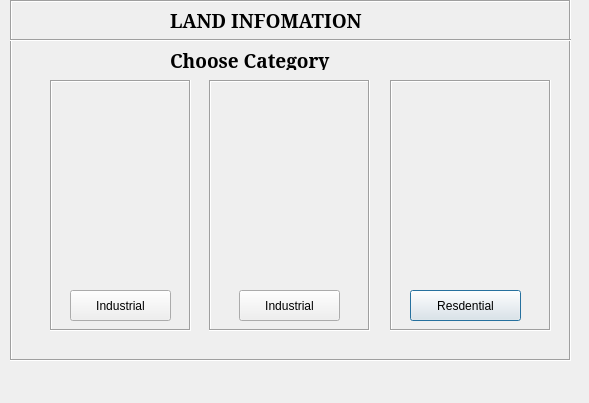
<?xml version="1.0" encoding="UTF-8"?>
<ui version="4.0">
 <class>Dialog</class>
 <widget class="QDialog" name="Dialog">
  <property name="geometry">
   <rect>
    <x>0</x>
    <y>0</y>
    <width>589</width>
    <height>403</height>
   </rect>
  </property>
  <property name="windowTitle">
   <string>Dialog</string>
  </property>
  <widget class="QFrame" name="frame">
   <property name="geometry">
    <rect>
     <x>10</x>
     <y>0</y>
     <width>561</width>
     <height>361</height>
    </rect>
   </property>
   <property name="frameShape">
    <enum>QFrame::Box</enum>
   </property>
   <property name="frameShadow">
    <enum>QFrame::Sunken</enum>
   </property>
   <widget class="QFrame" name="frame_4">
    <property name="geometry">
     <rect>
      <x>380</x>
      <y>80</y>
      <width>161</width>
      <height>251</height>
     </rect>
    </property>
    <property name="styleSheet">
     <string notr="true">image: url(:/newPrefix/pic_res.png);
image: url(:/newPrefix/pic_res.png);</string>
    </property>
    <property name="frameShape">
     <enum>QFrame::Box</enum>
    </property>
    <property name="frameShadow">
     <enum>QFrame::Sunken</enum>
    </property>
    <widget class="QPushButton" name="pushButton_3">
     <property name="geometry">
      <rect>
       <x>20</x>
       <y>210</y>
       <width>111</width>
       <height>31</height>
      </rect>
     </property>
     <property name="text">
      <string>Resdential</string>
     </property>
    </widget>
   </widget>
   <widget class="QFrame" name="frame_5">
    <property name="geometry">
     <rect>
      <x>40</x>
      <y>80</y>
      <width>141</width>
      <height>251</height>
     </rect>
    </property>
    <property name="styleSheet">
     <string notr="true">image: url(:/newPrefix/pic_factory.png);</string>
    </property>
    <property name="frameShape">
     <enum>QFrame::Box</enum>
    </property>
    <property name="frameShadow">
     <enum>QFrame::Sunken</enum>
    </property>
    <widget class="QPushButton" name="pushButton">
     <property name="geometry">
      <rect>
       <x>20</x>
       <y>210</y>
       <width>101</width>
       <height>31</height>
      </rect>
     </property>
     <property name="text">
      <string>Industrial</string>
     </property>
    </widget>
   </widget>
   <widget class="Line" name="line">
    <property name="geometry">
     <rect>
      <x>0</x>
      <y>30</y>
      <width>561</width>
      <height>20</height>
     </rect>
    </property>
    <property name="orientation">
     <enum>Qt::Horizontal</enum>
    </property>
   </widget>
   <widget class="QLabel" name="label">
    <property name="geometry">
     <rect>
      <x>160</x>
      <y>10</y>
      <width>201</width>
      <height>20</height>
     </rect>
    </property>
    <property name="font">
     <font>
      <family>MS Serif</family>
      <pointsize>14</pointsize>
      <weight>75</weight>
      <bold>true</bold>
     </font>
    </property>
    <property name="text">
     <string>LAND INFOMATION</string>
    </property>
   </widget>
   <widget class="QLabel" name="label_2">
    <property name="geometry">
     <rect>
      <x>160</x>
      <y>50</y>
      <width>201</width>
      <height>20</height>
     </rect>
    </property>
    <property name="font">
     <font>
      <family>MS Serif</family>
      <pointsize>14</pointsize>
      <weight>75</weight>
      <bold>true</bold>
     </font>
    </property>
    <property name="text">
     <string>Choose Category</string>
    </property>
   </widget>
   <widget class="QFrame" name="frame_2">
    <property name="geometry">
     <rect>
      <x>199</x>
      <y>80</y>
      <width>161</width>
      <height>251</height>
     </rect>
    </property>
    <property name="styleSheet">
     <string notr="true">image: url(:/newPrefix/pic_bus2.jpg);
image: url(:/newPrefix/pic_bus2.jpg);</string>
    </property>
    <property name="frameShape">
     <enum>QFrame::Box</enum>
    </property>
    <property name="frameShadow">
     <enum>QFrame::Sunken</enum>
    </property>
    <widget class="QPushButton" name="pushButton_2">
     <property name="geometry">
      <rect>
       <x>30</x>
       <y>210</y>
       <width>101</width>
       <height>31</height>
      </rect>
     </property>
     <property name="text">
      <string>Industrial</string>
     </property>
    </widget>
   </widget>
  </widget>
 </widget>
 <resources>
  <include location="../pictures/yo.qrc"/>
 </resources>
 <connections/>
</ui>
